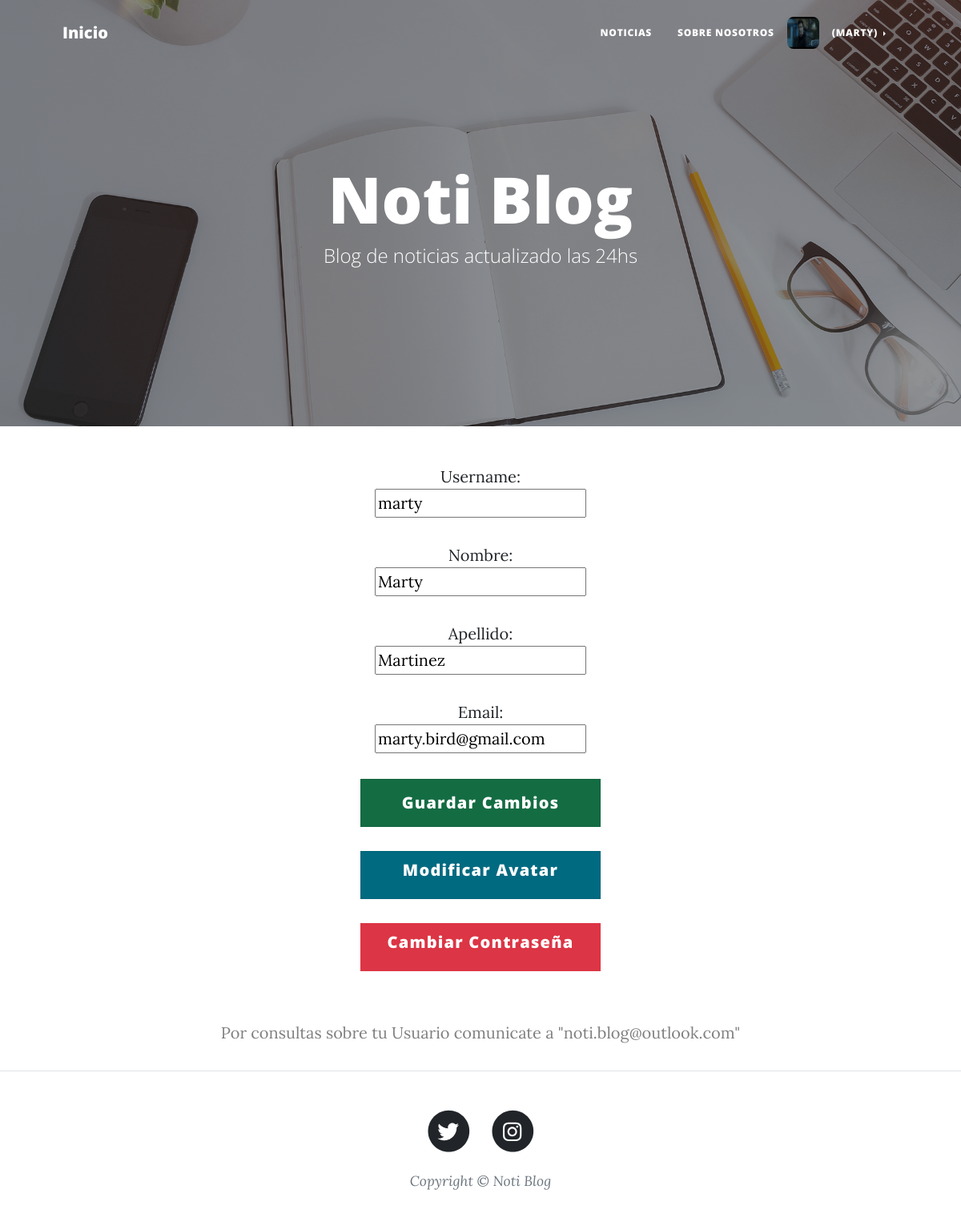
/PlayApp/usuario_update/ (signed in), run on the app's committed database.
### PlayApp/models.py (models this page shows, shortened)
class Usuario(AbstractBaseUser):
    TIPO_USUARIO = [
        ("ADMIN","Admin"),
        ("LECTOR","Lector"),
        ("AUTOR","Autor"),
    ]
    username = models.CharField(max_length=40, unique=True)
    nombre = models.CharField(max_length=40)
    apellido = models.CharField(max_length=40)
    email = models.EmailField(max_length=254, verbose_name="email", unique=True)
    avatar = models.ImageField(upload_to=upload_avatar, null=True, blank=True)
    tipo = models.CharField(max_length=6, choices=TIPO_USUARIO, default="LECTOR")
    date_joined = models.DateTimeField(verbose_name="Fecha de Registro", auto_now_add=True)
    last_login = models.DateTimeField(verbose_name="Ultima Conexión", auto_now=True)
    is_admin = models.BooleanField(default=False)
    is_active = models.BooleanField(default=True)
    is_staff = models.BooleanField(default=False)
    is_superuser = models.BooleanField(default=False)
    USERNAME_FIELD = "username"
    REQUIRED_FIELDS = ["nombre", "apellido", "email", "avatar", "tipo"] #No pongo 'username' porque ya es requerido al ser USERNAME_FIELD (dato usado para loggearse).
    objects = Manager_Usuario()

### PlayApp/views.py (the view)
# urls.py: path("usuario_update/", views.update_usuario, name = "Usuario Update" ),
@login_required
def update_usuario(request):
    contexto = {}
    if request.POST:
        formulario = UsuarioUpdateForm(request.POST, request.FILES, instance=request.user)
        if formulario.is_valid():
            formulario.save()
            usuario = request.user
            return render(request, "PlayApp/T02-inicio.html", {"mensaje":f"Modificaste exitosamente tu usuario: {usuario.get_username()}"})
    else:
        formulario = UsuarioUpdateForm(
            initial= {
                "username": request.user.username,
                "nombre": request.user.nombre,
                "apellido": request.user.apellido,
                "email": request.user.email,
                "tipo": request.user.tipo
            }
        )
    contexto ["usuario_detalle"] = formulario
    return render(request, "PlayApp/T03.2-usuario_detalle.html", contexto)

### PlayApp/forms.py (shortened to what this page needs)
class UsuarioUpdateForm(forms.ModelForm):
    class Meta:
        model = Usuario
        fields = ("username", "nombre", "apellido", "email")

### PlayApp/Templates/PlayApp/T03.2-usuario_detalle.html (shortened to what this page needs)
{% extends "PlayApp/T01-view.html" %}
{% load static %}
{% block ContenidoTemplate %}
<body style="text-align:center">
    <form action="" method="POST" enctype="multipart/form-data">{% csrf_token %}
        {% for campo in  usuario_detalle %}
            <p>
                {{campo.label_tag}}
                <br>{{campo}}
            </p>
        {% endfor %}
        <input class="btn btn-success btn-lg active" style="height:60px;width:300px" type="submit" value="Guardar Cambios">
    </form>
    <br>
    <a class="btn btn-primary btn-lg active" style="height:60px;width:300px" href="{% url 'Avatar Update' %}">Modificar Avatar</a>
    <br>
    <br>
    <a class="btn btn-lg btn-danger btn-block" style="height:60px;width:300px; text-align: center;" href="{% url 'password_change' %}">Cambiar Contraseña</a>
    {% if user.tipo == "LECTOR" %}
        <br><br><p style="color:gray">Tu usuario es de tipo: {{user.tipo}}, si queres convertirte en AUTOR comunicate a "noti.blog@outlook.com"</p>
    {% else %}
        <br><br><p style="color:gray">Por consultas sobre tu Usuario comunicate a "noti.blog@outlook.com"</p>
    {% endif %}
</body>
{% endblock %}

### PlayApp/Templates/PlayApp/T01-view.html (shortened to what this page needs)
<!DOCTYPE html>
<html lang="es">
    <head>
        {% load static %}
        <link href="{% static 'PlayApp/css/styles.css' %}" rel="stylesheet" />
    </head>
    <body>
        <nav class="navbar navbar-expand-lg navbar-light" id="mainNav">
            <div class="container px-4 px-lg-5">
                <a class="navbar-brand" href="{% url 'Inicio' %}">Inicio</a>
                <div class="collapse navbar-collapse" id="navbarResponsive">
                    <ul class="navbar-nav ms-auto py-4 py-lg-0">
                        <li class="nav-item"><a class="nav-link px-lg-3 py-3 py-lg-4" href="{% url 'Publicaciones' %}">Noticias</a></li>
                        <li class="nav-item"><a class="nav-link px-lg-3 py-3 py-lg-4" href="{% url 'Sobre Nosotros' %}">Sobre Nosotros</a></li>
                        {% if request.user.is_authenticated %}
                            {%  if request.user.avatar %}
                                <img src="http://127.0.0.1:8000/PlayApp{{ request.user.avatar.url }}" style="display: block;width: 40px;height: 40px;margin: auto;border-radius:20%" class="card-img">
                            {% else%}
                                <img src="{% static 'PlayApp/assets/img/avatar-default.png' %}" style="display: block;width: 40px;height: 40px;margin: auto; border-radius:20%;" class="card-img">
                            {% endif %}
                            <li class="nav-item dropdown dropend">
                                <a class="nav-link dropdown-toggle px-lg-3 py-3 py-lg-4" href="#" id="navbarDarkDropdownMenuLink" role="button" data-bs-toggle="dropdown" aria-expanded="false">
                                    ({{request.user.username}})
                                </a>
                            </li>
                            {% else %}
                                <li class="nav-item"><a class="nav-link px-lg-3 py-3 py-lg-4" href="{% url 'Usuario' %}">Ingrese</a></li>
                        {% endif %}
                    </ul>
                </div>
            </div>
        </nav>
        <header class="masthead" style="background-image: url('/static/PlayApp/assets/img/home-bg.jpg' )">
            <div class="container position-relative px-4 px-lg-5">
                <div class="row gx-4 gx-lg-5 justify-content-center">
                    <div class="col-md-10 col-lg-8 col-xl-7">
                        <div class="site-heading">
                            <h1>Noti Blog</h1>
                            <span class="subheading">Blog de noticias actualizado las 24hs</span>
                        </div>
                    </div>
                </div>
            </div>
        </header>
       {% block ContenidoTemplate %}
       {% endblock %}
        <footer class="border-top">
            <div class="container px-4 px-lg-5">
                <div class="row gx-4 gx-lg-5 justify-content-center">
                    <div class="col-md-10 col-lg-8 col-xl-7">
                        <ul class="list-inline text-center">
                            <li class="list-inline-item">
                                <a href="https://twitter.com/NotiBlog_django">
                                    <span class="fa-stack fa-lg">
                                        <i class="fas fa-circle fa-stack-2x"></i>
                                        <i class="fab fa-twitter fa-stack-1x fa-inverse"></i>
                                    </span>
                                </a>
                            </li>
                            <li class="list-inline-item">
                                <a href="https://www.instagram.com/noti.blog.django/">
                                    <span class="fa-stack fa-lg">
                                        <i class="fas fa-circle fa-stack-2x"></i>
                                        <i class="fab fa-instagram fa-stack-1x fa-inverse"></i>
                                    </span>
                                </a>
                            </li>
                        </ul>
                        <div class="small text-center text-muted fst-italic">Copyright &copy; Noti Blog</div>
                    </div>
                </div>
            </div>
        </footer>
    </body>
</html>

### data on the page
Usuario: user.avatar (picture), user.username "MARTY", usuario_detalle "marty" "Marty" "Martinez" "marty.bird@gmail.com"

### other printed values
{{ campo.label_tag }} "Username:" "Nombre:" "Apellido:" "Email:"
